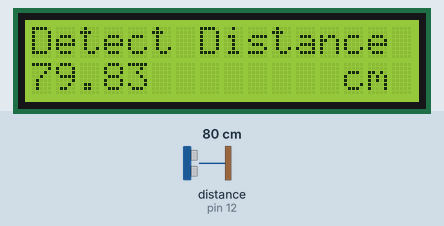
Simulated run of this sketch. Board: Arduino Uno, built with avr-gcc and run on an emulated ATmega328P. Shown: 16×2 character LCD. Wiring (inferred from the names in the program): ultrasonic range finder: trigger pin 11; echo pin 12. The inputs (shaded band) are chosen by the test bench; at power-on: distance to the obstacle (sensor on pin 12) 80 cm. The echo pulse lasts 58.3 µs per cm; what the sketch prints to the serial monitor is not drawn.

Above: at 1.2 s.
1.3 s: distance to the obstacle (sensor on pin 12) set to 18 cm
At 2.4 s:
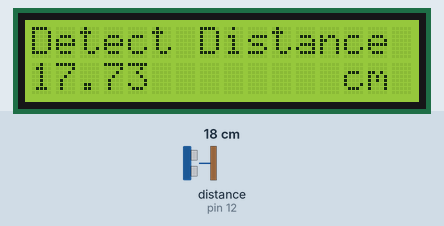
3.4 s: distance to the obstacle (sensor on pin 12) set to 250 cm
At 4.0 s:
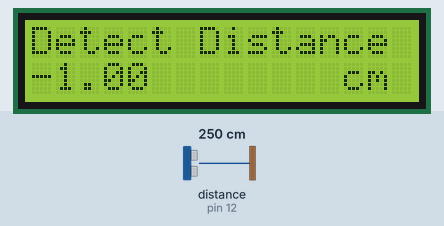
4.9 s: distance to the obstacle (sensor on pin 12) set to 2 cm
At 6.3 s:
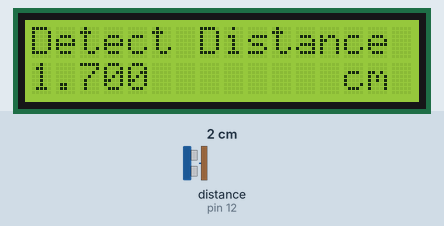
Timing chart, 0 to 7.9 s (numbered marks = the images above; inputs shaded):
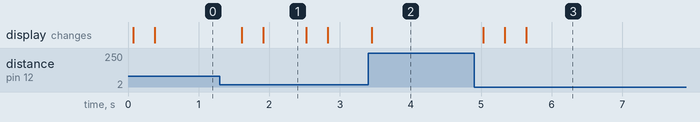

The sketch:

ultrasonic1.ino
```cpp
//Sample using LiquidCrystal library
#include <LiquidCrystal.h>
/*******************************************************
 * This program will test the LCD panel and the buttons
 * Author :BruceTSao 2013.10.31
 * modified from Mark Bramwell, July 2010
 ********************************************************/
// select the pins used on the LCD panel
LiquidCrystal lcd(8, 9, 4, 5, 6, 7);
// LiquidCrystal(rs, enable, d4, d5, d6, d7)
// LiquidCrystal(rs, rw, enable, d4, d5, d6, d7)
// LiquidCrystal(rs, enable, d0, d1, d2, d3, d4, d5, d6
// define some values used by the panel and buttons
int lcd_key = 0;
int adc_key_in = 0;
#define btnRIGHT 0
#define btnUP 1
#define btnDOWN 2
#define btnLEFT 3
#define btnSELECT 4
#define btnNONE 5
// read the buttons
#define trigPin 11
#define echoPin 12


void setup()
{
   Serial.begin (9600);
  Serial.println("Start here");
  pinMode(trigPin, OUTPUT);
  pinMode(echoPin, INPUT);

  lcd.begin(16, 2); // start the library
  lcd.setCursor(0,0);
  lcd.print("Detect Distance"); // print a simple message
}
void loop()
{
  lcd.setCursor(0,1); // move to the begining of the second line
  lcd.print(read_ultrasonic()); // print a simple message
  lcd.setCursor(13,1); // move to the begining of the second line
  lcd.print("cm"); // print a simple message

delay(300);

}
//------------------
double read_ultrasonic()
{
  double tmp = 0 ;
  double duration, distance;
  digitalWrite(trigPin, HIGH);
  delayMicroseconds(1000);
  digitalWrite(trigPin, LOW);
  duration = pulseIn(echoPin, HIGH);
  distance = (duration/2) / 29.1;
  if (distance >= 200 || distance <= 0){
    tmp = -1 ;
    Serial.print(distance);
    Serial.println(" cm");
    Serial.println("Out of range");
    Serial.println("--------------");
  }
  else {
        tmp = distance ;
    Serial.print(distance);
    Serial.println(" cm");
    Serial.println("read ok...");
    Serial.println("--------------");
  }

  return (tmp);
}
```

Measured:
- after the input at 1.3 s, the display: first changes after 0.31 s (image 1 shows a later state)
- after the input at 3.4 s, the display: changes after 0.05 s (image 2)
- after the input at 4.9 s, the display: first changes after 0.13 s (image 3 shows a later state)
- what the display in image 1 shows lasts 0.6 s, from 1.9 s to 2.5 s
